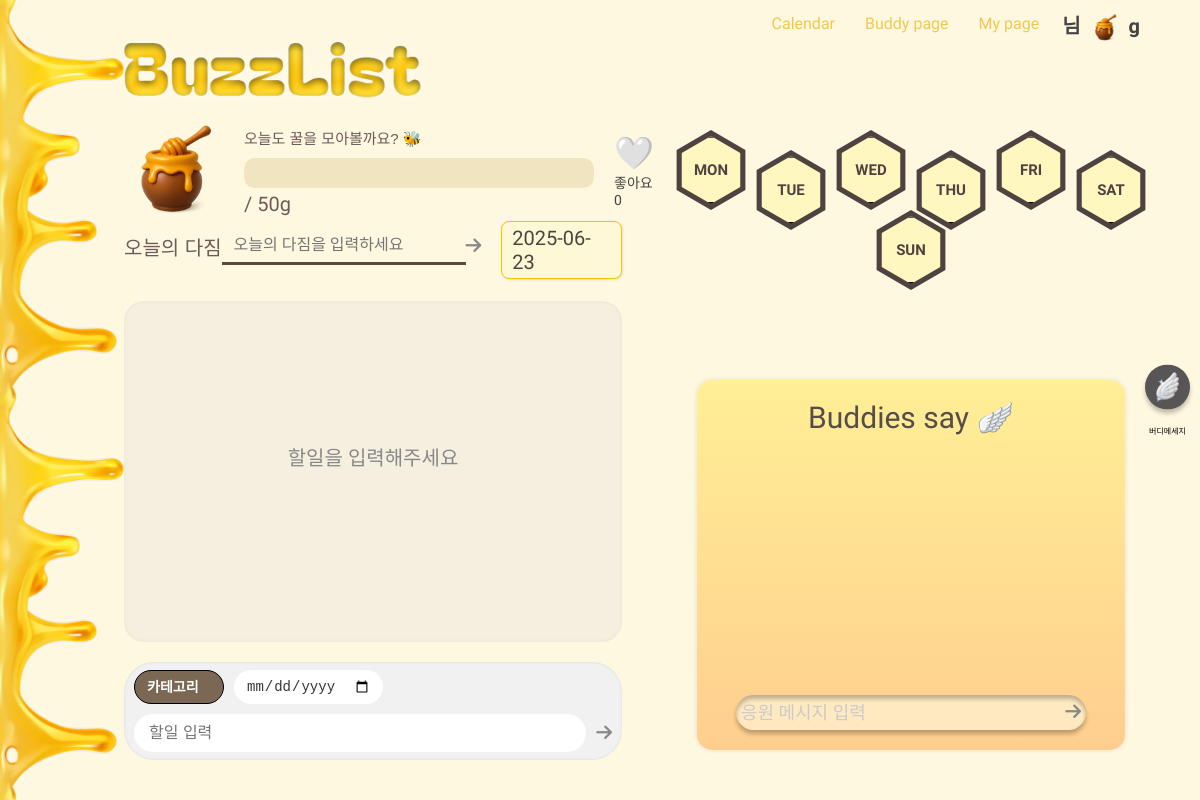
/planner/comment/2025-06-23/, run on an earlier commit of the app's database.
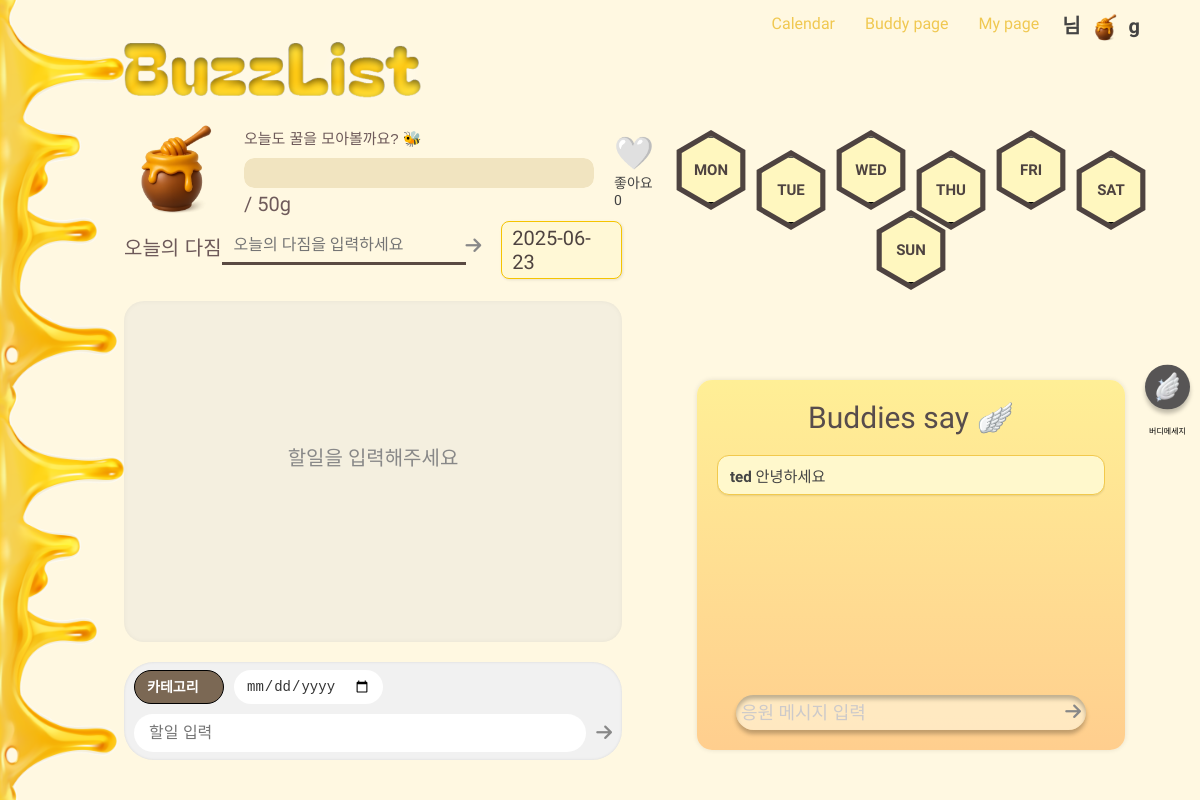
And on a later commit of the database.
### planner/models.py (models this page shows)
class Comment(models.Model):
    writer = models.ForeignKey(User, on_delete=models.CASCADE, related_name='written_comments')
    user = models.ForeignKey(User, on_delete=models.CASCADE, related_name='comments_on_page', null=True)  #
    content = models.TextField()
    date = models.DateField()
    created_at = models.DateTimeField(auto_now_add=True)

### planner/views.py (the view)
# urls.py: path('comment/<str:selected_date>/', view_comment, name='comment'),
def view_comment(request, selected_date):
    date_obj = datetime.strptime(selected_date, '%Y-%m-%d').date()
    if request.method == 'POST':
        target_user_id = request.POST.get('user_id')
        target_user = get_object_or_404(User, id=target_user_id)
        Comment.objects.create(
            writer=request.user,
            user=target_user,
            content=request.POST['content'],
            date=date_obj,
            created_at=timezone.now()
        )
        return redirect('planner:subpage', user_id=target_user.id, selected_date=selected_date)
    elif request.method == 'GET':
        comments = Comment.objects.filter(date=date_obj).order_by('-created_at')
        return render(request, 'planner/subpage.html', {'comments': comments,
            'selected_date': selected_date})

### planner/templates/planner/subpage.html (shortened to what the changed rows need)
{% load static %}
<!DOCTYPE html>
<html lang="ko">
<head>
    <link rel="stylesheet" href="{% static 'css/planner/subpage.css' %}" />
    <link href="https://webfontworld.github.io/Jalnan2/Jalnan2.css" rel="stylesheet">
    <link href="https://fonts.cdnfonts.com/css/e1234" rel="stylesheet">
    <link rel="stylesheet" href="https://cdnjs.cloudflare.com/ajax/libs/font-awesome/6.4.0/css/all.min.css">
</head>
<body data-userid="{{ target_user.id }}">
    <aside class="right-panel">
        <div class="buddy-box" id="buddy-box" style="display: flex;">
            <div class="message-box">
                <ul class="buddy-messages" id="buddy-message-list">
                    {% for comment in comments %}
                    <li class="buddy-message-item">
                        <div>
                            <strong>{{ comment.writer.username }}</strong>
                            <span>{{ comment.content }}</span>
                        </div>
                    </li>
                    {% endfor %}
                </ul>
            </div>
        </div>
    </aside>
</body>
</html>

What changed in the data, as far as the page shows it:
added Comment: writer.username "ted", content "안녕하세요"
